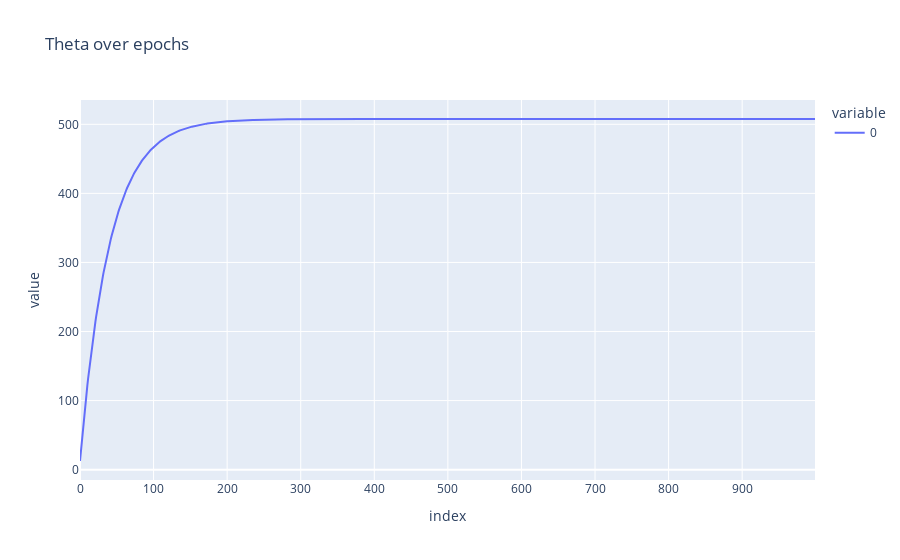

The notebook cell this image was saved under:
### Code cell
px.line(all_thetas, title="Theta over epochs")

### Figure 1 — Plotly figure (JSON) as saved in the notebook; plotly's stock layout.template omitted (floating-point values rounded to 4 significant figures; data arrays with more than 128 entries replaced by an {"elided": "..."} marker saying what was removed)
{"data": [{"hovertemplate": "variable=0<br>index=%{x}<br>value=%{y}<extra></extra>", "legendgroup": "0", "line": {"color": "#636efa", "dash": "solid"}, "marker": {"symbol": "circle"}, "mode": "lines", "name": "0", "orientation": "v", "showlegend": true, "type": "scatter", "x": {"elided": "1000 int values"}, "xaxis": "x", "y": {"elided": "1000 float values"}, "yaxis": "y"}], "layout": {"legend": {"title": {"text": "variable"}, "tracegroupgap": 0}, "title": {"text": "Theta over epochs"}, "xaxis": {"anchor": "y", "domain": [0, 1], "title": {"text": "index"}}, "yaxis": {"anchor": "x", "domain": [0, 1], "title": {"text": "value"}}}}
